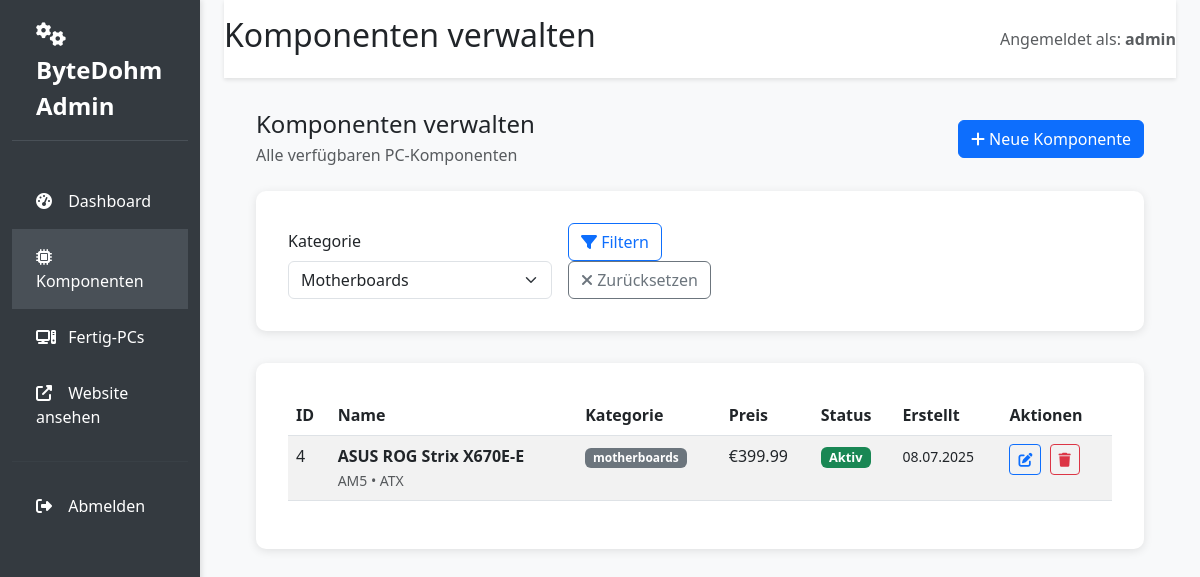
Page /admin/components?category=motherboards (signed in) on the committed database.
### models.py (models this page shows, shortened)
class AdminUser(UserMixin, db.Model):
    __tablename__ = 'admin_users'
    id = db.Column(db.Integer, primary_key=True)
    username = db.Column(db.String(80), unique=True, nullable=False)
    email = db.Column(db.String(120), unique=True, nullable=False)
    password_hash = db.Column(db.String(256), nullable=False)
    is_active = db.Column(db.Boolean, default=True)
    created_at = db.Column(db.DateTime, default=datetime.utcnow)

class Component(db.Model):
    __tablename__ = 'components'
    id = db.Column(db.Integer, primary_key=True)
    name = db.Column(db.String(200), nullable=False)
    category = db.Column(db.String(50), nullable=False)
    price = db.Column(db.Float, nullable=False)
    specifications = db.Column(db.Text, nullable=False)  # JSON string of specs
    is_active = db.Column(db.Boolean, default=True)
    created_at = db.Column(db.DateTime, default=datetime.utcnow)
    updated_at = db.Column(db.DateTime, default=datetime.utcnow, onupdate=datetime.utcnow)
    def get_specs(self):
        try:
            return json.loads(self.specifications)
        except:
            return {}

### admin_routes.py (the view)
@app.route('/admin/components')
@login_required
def admin_components():
    page = request.args.get('page', 1, type=int)
    category = request.args.get('category', '')
    query = Component.query
    if category:
        query = query.filter_by(category=category)
    components = query.order_by(Component.created_at.desc()).paginate(
        page=page, per_page=20, error_out=False
    )
    categories = ['cpus', 'motherboards', 'ram', 'gpus', 'ssds', 'cases', 'psus', 'coolers']
    return render_template('admin/components.html',
                         components=components,
                         categories=categories,
                         selected_category=category)

### app.py (called while the page is built)
@login_manager.user_loader
def load_user(user_id):
    from models import AdminUser
    return AdminUser.query.get(int(user_id))

### templates/admin/components.html (shortened to what this page needs)
{% extends "admin/base.html" %}
{% block page_title %}Komponenten verwalten{% endblock %}
{% block content %}
<div class="d-flex justify-content-between align-items-center mb-4">
    <div>
        <h4 class="mb-1">Komponenten verwalten</h4>
        <p class="text-muted mb-0">Alle verfügbaren PC-Komponenten</p>
    </div>
    <a href="{{ url_for('admin_add_component') }}" class="btn btn-primary">
        <i class="fas fa-plus"></i> Neue Komponente
    </a>
</div>
<div class="form-section">
    <form method="GET" class="row g-3 align-items-end">
        <div class="col-md-4">
            <label for="category" class="form-label">Kategorie</label>
            <select name="category" id="category" class="form-select">
                {% for category in categories %}
                <option value="{{ category }}" {% if selected_category == category %}selected{% endif %}>
                    {{ category.title() }}
                </option>
                {% endfor %}
            </select>
        </div>
        <div class="col-md-3">
            <button type="submit" class="btn btn-outline-primary">
                <i class="fas fa-filter"></i> Filtern
            </button>
            <a href="{{ url_for('admin_components') }}" class="btn btn-outline-secondary">
                <i class="fas fa-times"></i> Zurücksetzen
            </a>
        </div>
    </form>
</div>
<div class="form-section">
    {% if components.items %}
    <div class="table-responsive">
        <table class="table table-striped table-hover">
            <thead>
                <tr>
                    <th>ID</th>
                    <th>Name</th>
                    <th>Kategorie</th>
                    <th>Preis</th>
                    <th>Status</th>
                    <th>Erstellt</th>
                    <th>Aktionen</th>
                </tr>
            </thead>
            <tbody>
                {% for component in components.items %}
                <tr>
                    <td>{{ component.id }}</td>
                    <td>
                        <strong>{{ component.name }}</strong>
                        {% if component.get_specs() %}
                        <br><small class="text-muted">
                            {% if component.category == 'cpus' %}
                                {{ component.get_specs().get('socket', '') }} • {{ component.get_specs().get('cores', '') }} Kerne
                            {% elif component.category == 'motherboards' %}
                                {{ component.get_specs().get('socket', '') }} • {{ component.get_specs().get('form_factor', '') }}
                            {% elif component.category == 'ram' %}
                                {{ component.get_specs().get('capacity', '') }}GB {{ component.get_specs().get('type', '') }}
                            {% elif component.category == 'gpus' %}
                                {{ component.get_specs().get('memory', '') }}GB • {{ component.get_specs().get('power_consumption', '') }}W
                            {% endif %}
                        </small>
                        {% endif %}
                    </td>
                    <td>
                        <span class="badge bg-secondary">{{ component.category }}</span>
                    </td>
                    <td>€{{ "%.2f"|format(component.price) }}</td>
                    <td>
                        {% if component.is_active %}
                        <span class="badge bg-success badge-status">Aktiv</span>
                        {% else %}
                        <span class="badge bg-danger badge-status">Inaktiv</span>
                        {% endif %}
                    </td>
                    <td>
                        <small>{{ component.created_at.strftime('%d.%m.%Y') }}</small>
                    </td>
                    <td class="table-actions">
                        <a href="{{ url_for('admin_edit_component', component_id=component.id) }}"
                           class="btn btn-sm btn-outline-primary" title="Bearbeiten">
                            <i class="fas fa-edit"></i>
                        </a>
                        <button type="button"
                                class="btn btn-sm btn-outline-danger"
                                onclick="deleteComponent({{ component.id }}, '{{ component.name }}')"
                                title="Löschen">
                            <i class="fas fa-trash"></i>
                        </button>
                    </td>
                </tr>
                {% endfor %}
            </tbody>
        </table>
    </div>
    {% endif %}
</div>
{% endblock %}

### templates/admin/base.html (shortened to what this page needs)
<!DOCTYPE html>
<html lang="de">
<head>
    <link href="https://cdn.jsdelivr.net/npm/bootstrap@5.3.0/dist/css/bootstrap.min.css" rel="stylesheet">
    <link rel="stylesheet" href="https://cdnjs.cloudflare.com/ajax/libs/font-awesome/6.4.0/css/all.min.css">
</head>
<body>
    <div class="container-fluid">
        <div class="row">
            <nav class="col-md-3 col-lg-2 d-md-block admin-sidebar collapse">
                <div class="admin-logo">
                    <i class="fas fa-cogs"></i> ByteDohm Admin
                </div>
                <div class="position-sticky pt-3">
                    <ul class="nav flex-column">
                        <li class="nav-item">
                            <a class="nav-link {% if request.endpoint == 'admin_dashboard' %}active{% endif %}"
                               href="{{ url_for('admin_dashboard') }}">
                                <i class="fas fa-tachometer-alt"></i>
                                Dashboard
                            </a>
                        </li>
                        <li class="nav-item">
                            <a class="nav-link {% if 'component' in request.endpoint %}active{% endif %}"
                               href="{{ url_for('admin_components') }}">
                                <i class="fas fa-microchip"></i>
                                Komponenten
                            </a>
                        </li>
                        <li class="nav-item">
                            <a class="nav-link {% if 'prebuilt' in request.endpoint %}active{% endif %}"
                               href="{{ url_for('admin_prebuilts') }}">
                                <i class="fas fa-computer"></i>
                                Fertig-PCs
                            </a>
                        </li>
                        <li class="nav-item">
                            <a class="nav-link" href="{{ url_for('index') }}" target="_blank">
                                <i class="fas fa-external-link-alt"></i>
                                Website ansehen
                            </a>
                        </li>
                    </ul>
                    <hr class="my-3" style="border-color: var(--admin-sidebar-hover);">
                    <ul class="nav flex-column">
                        <li class="nav-item">
                            <a class="nav-link" href="{{ url_for('admin_logout') }}">
                                <i class="fas fa-sign-out-alt"></i>
                                Abmelden
                            </a>
                        </li>
                    </ul>
                </div>
            </nav>
            <main class="col-md-9 ms-sm-auto col-lg-10 px-md-4">
                <div class="admin-header">
                    <div class="d-flex justify-content-between align-items-center">
                        <h1 class="h2">{% block page_title %}Admin Panel{% endblock %}</h1>
                        <div class="text-muted">
                            Angemeldet als: <strong>{{ current_user.username }}</strong>
                        </div>
                    </div>
                </div>
                <div class="admin-content">
                    {% block content %}{% endblock %}
                </div>
            </main>
        </div>
    </div>
</body>
</html>

### templates/admin/base.html (style rules this page uses)
:root { --admin-primary: #495057; --admin-secondary: #6c757d; --admin-success: #28a745; --admin-danger: #dc3545; --admin-warning: #ffc107; --admin-info: #17a2b8; --admin-sidebar: #343a40; --admin-sidebar-hover: #495057; }
body { background-color: #f8f9fa; }
.admin-sidebar { background: var(--admin-sidebar); min-height: 100vh; box-shadow: 2px 0 5px rgba(0,0,0,0.1); }
.admin-sidebar .nav-link { color: #ffffff; padding: 1rem 1.5rem; border-radius: 0; transition: background-color 0.3s ease; }
.admin-sidebar .nav-link:hover, .admin-sidebar .nav-link.active { background-color: var(--admin-sidebar-hover); color: #ffffff; }
.admin-sidebar .nav-link i { margin-right: 0.5rem; width: 20px; }
.admin-header { background: white; box-shadow: 0 2px 4px rgba(0,0,0,0.1); padding: 1rem 0; margin-bottom: 2rem; }
.admin-content { padding: 0 2rem; }
.table-actions { white-space: nowrap; }
.table-actions .btn { margin-right: 0.25rem; padding: 0.25rem 0.5rem; font-size: 0.875rem; }
.form-section { background: white; border-radius: 10px; padding: 2rem; box-shadow: 0 2px 10px rgba(0,0,0,0.1); margin-bottom: 2rem; }
.badge-status { font-size: 0.8rem; }
.admin-logo { color: #ffffff; font-size: 1.5rem; font-weight: bold; padding: 1rem 1.5rem; border-bottom: 1px solid var(--admin-sidebar-hover); margin-bottom: 1rem; }

### rows in the picture
AdminUser: username "admin"
Component: id "4", name "ASUS ROG Strix X670E-E", get_specs "AM5", get_specs "ATX", category "motherboards", price "399.99", is_active "Aktiv", created_at "08.07.2025"

### other values in the picture
form field category "Motherboards"
